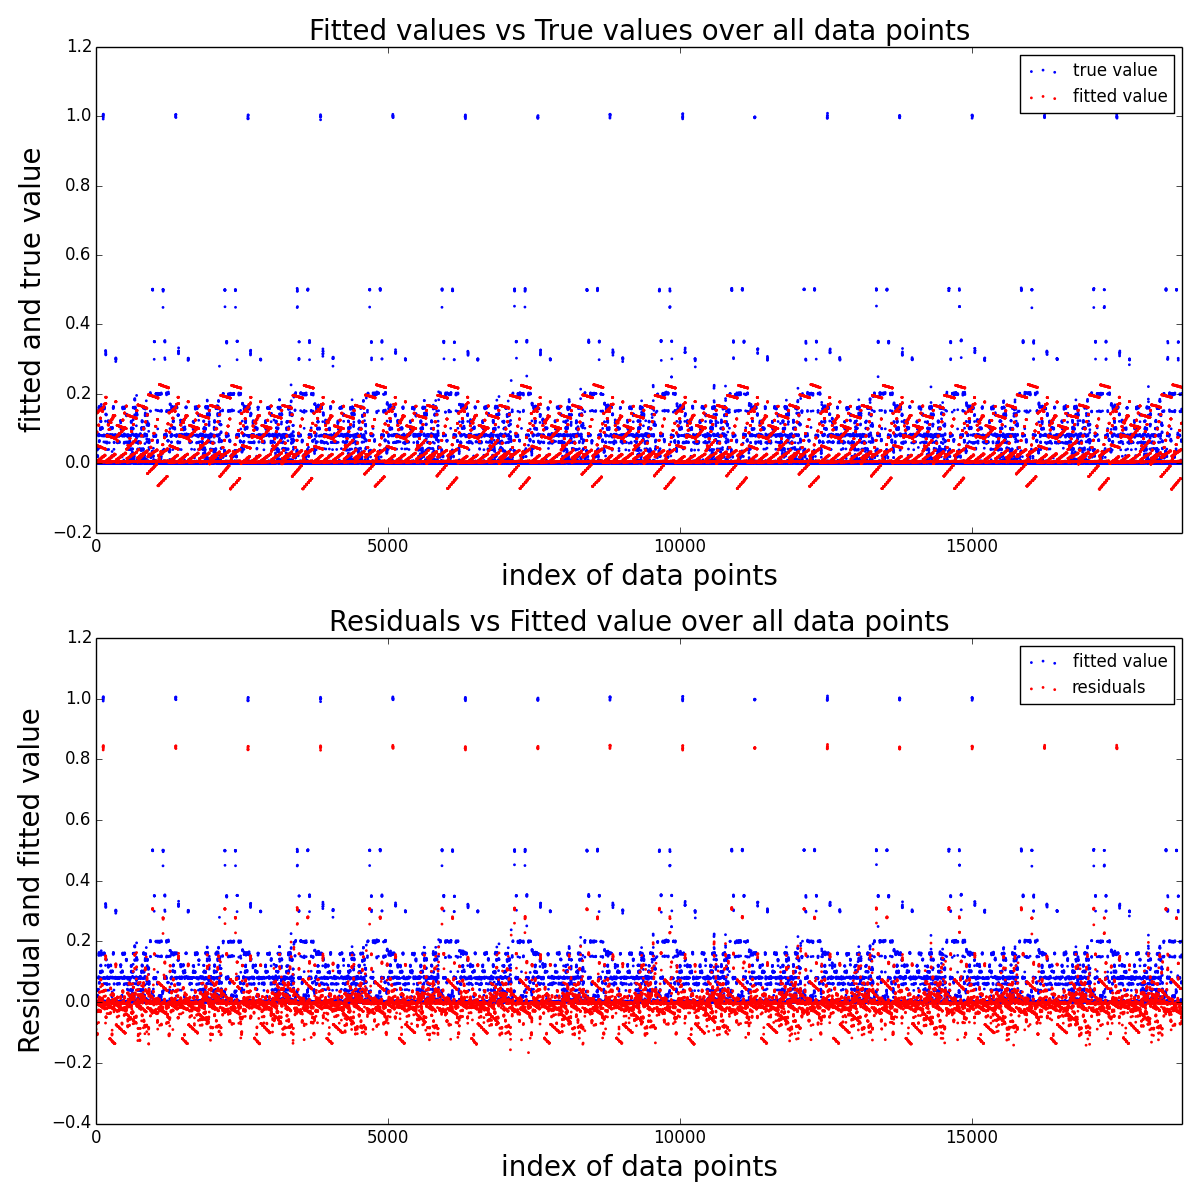

The Python source for this figure:
# working==================================================
from sklearn.metrics import mean_squared_error
import scipy as sp
import numpy as np
from sklearn.model_selection import KFold
from sklearn import linear_model

from sklearn.model_selection import train_test_split

import pandas as pd
import matplotlib.pyplot as plt


data = pd.read_csv('/Volumes/DATA/Documents/Term 10/219 Project4/network_backup_dataset.csv')
data.columns = ['week', 'day_of_week', 'start_time', 'work_flow', 'file_name', 'size', 'time']

data['day_of_week'] = data['day_of_week'].replace(
    ['Monday', 'Tuesday', 'Wednesday', 'Thursday', 'Friday', 'Saturday', 'Sunday'],
    [1, 2, 3, 4, 5, 6, 7])

data['work_flow'] = data['work_flow'].replace(
    ['work_flow_0', 'work_flow_1', 'work_flow_2', 'work_flow_3', 'work_flow_4'],
    [0, 1, 2, 3, 4])

for i in range(0, 32):
    data['file_name'] = data['file_name'].replace('File_' + str(i), i)

data.drop('time', 1, inplace=True)

# =================================================================
work_flows = pd.unique(data['work_flow'])

# define a cross-validation iterator
kf = KFold(n_splits=10)

algo = linear_model.LinearRegression()
all_predicted = np.zeros(data.shape[0])
all_Result = data['size']

all_work_flow_train_RMSE = list()
all_work_flow_test_RMSE = list()

for work_flow in work_flows:
    data_this_work_flow = data.loc[data['work_flow']  == work_flow]

    Feature = data_this_work_flow[['week', 'day_of_week', 'start_time', 'work_flow', 'file_name']]
    Result = data_this_work_flow['size']

    this_RMSE = list()
    that_RMSE = list()

    for trainset, testset in kf.split(data_this_work_flow):
        real_trainset = data_this_work_flow.iloc[trainset.tolist()]  # from index to dataframe type
        real_testset = data_this_work_flow.iloc[testset.tolist()]
        train_FeatureSet = real_trainset[['week', 'day_of_week', 'start_time', 'work_flow', 'file_name']]
        train_ResultSet = real_trainset['size']

        test_FeatureSet = real_testset[['week', 'day_of_week', 'start_time', 'work_flow', 'file_name']]
        test_ResultSet = real_testset['size']

        algo.fit(train_FeatureSet, train_ResultSet)

        prediction_test = algo.predict(test_FeatureSet)
        prediction_train = algo.predict(train_FeatureSet)

        for idx, val in enumerate(prediction_test):
            all_predicted[real_testset.index[idx]] = val

        this_RMSE.append(mean_squared_error(prediction_test, test_ResultSet))
        that_RMSE.append(mean_squared_error(prediction_train, train_ResultSet))

    test_RMSE = sp.sqrt(np.mean(this_RMSE))
    train_RMSE = sp.sqrt(np.mean(that_RMSE))
    all_work_flow_test_RMSE.append(test_RMSE)
    all_work_flow_train_RMSE.append(train_RMSE)
    print 'work flow',work_flow,':'
    print 'test_RMSE',test_RMSE
    print 'train_RMSE', train_RMSE

print 'all work flow average train RMSE', np.mean(all_work_flow_train_RMSE)
print 'all work flow average test RMSE', np.mean(all_work_flow_test_RMSE)

plt.figure(figsize=[12, 12]).set_tight_layout(True)
plt.subplot(211)
plt.scatter(range(0,len(all_Result)),all_Result, c = 'b', s=1, label = 'true value', edgecolors = 'face')
plt.scatter(range(0,len(all_predicted)),all_predicted,c = 'r' , s=1, label = 'fitted value', edgecolors = 'face')
plt.legend(fontsize='medium')
plt.xlim([0.0, data.shape[0]])
plt.xlabel('index of data points', fontsize = 20)
plt.ylabel('fitted and true value', fontsize = 20)
plt.title('Fitted values vs True values over all data points', fontsize = 20)


plt.subplot(212)
plt.scatter(range(0,len(all_Result)), all_Result, c = 'b', s=1, label = 'fitted value' , edgecolors = 'face')
plt.scatter(range(0,len(all_predicted)), all_Result- all_predicted, c = 'r' , s=1,label = 'residuals' , edgecolors = 'face')
plt.legend(loc='upper right', fontsize='medium')
plt.xlim([0.0, data.shape[0]])
plt.xlabel('index of data points', fontsize = 20)
plt.ylabel('Residual and fitted value', fontsize = 20)
plt.title('Residuals vs Fitted value over all data points', fontsize = 20)
